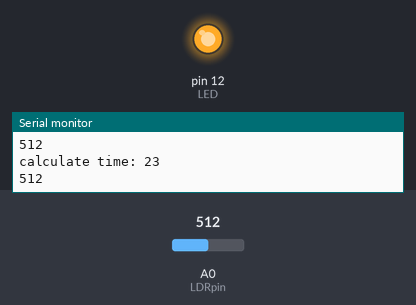
Simulated run of this sketch. Board: Arduino Uno, built with avr-gcc and run on an emulated ATmega328P. Parts: output pins drawn as LEDs (lit = HIGH), the last lines printed to the serial monitor. The test bench sets the inputs (shaded band); at power-on: A0 (LDRpin) = 512.

Above: at 1.2 s.
1.3 s: A0 (LDRpin) set to 104
4.3 s: A0 (LDRpin) set to 90
At 6.0 s:
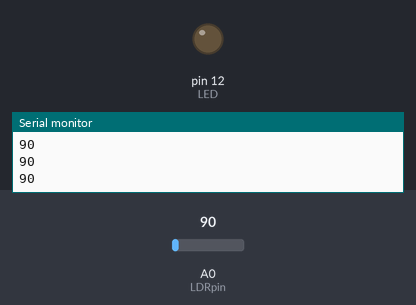
Timing chart, 0 to 7.5 s (numbered marks = the images above; inputs shaded):
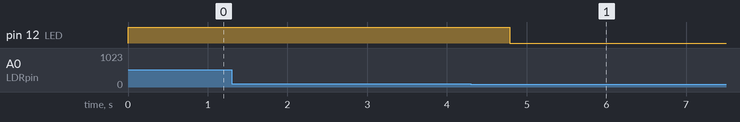

The sketch:

LDR.ino
```cpp
#define LDRpin A0
#define LED 12
long myTime, onTime;
int LDRValue = 0;
long calculate_time;
void setup() {
  Serial.begin(9600);
  pinMode(LED, OUTPUT);
  myTime = millis();
}

void loop() {
  if(millis() >= myTime + 1){  //read every ... time
    LDRValue = analogRead(LDRpin);
    Serial.println(LDRValue);
    myTime = millis();

    if(LDRValue >= 100){
      digitalWrite(LED, HIGH);
      onTime = millis();
      if(calculate_time != 0){
        Serial.print("calculate time: ");
        long x = millis() - calculate_time;
        Serial.println(x);
        calculate_time = 0;
      }
      calculate_time = millis();
    }
    if(millis() > onTime + 500)    //if flash off for ... seconds turn light off
      digitalWrite(LED, LOW);
  }

  }
```

Measured:
- the behaviour switches between 100 and 99 on A0 (LDRpin) (found by bisection; images 0 and 1)
- after the input at 4.3 s, pin 12 (LED): HIGH → LOW after 0.49 s
